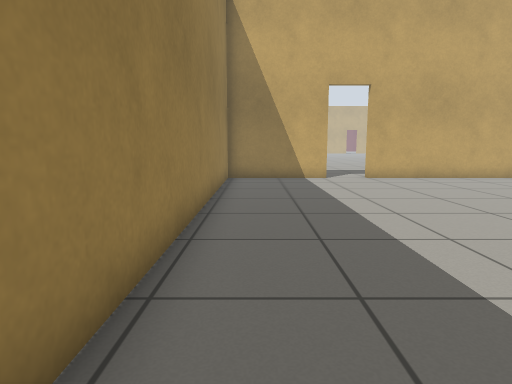
[1] (above)

17 first-person views from a walk through a Gazebo world. The camera is 0.72 m above the floor, tilts 8° down and sees 75° across. The floor is counted in squares, 0.5 m on a side. Each view is taken from the middle of a square. On the plan, view 1 faces up. The plan holds only what a view shows up to about 15 squares ahead; the rest is blank. The place goes on beyond the plan.

[2]
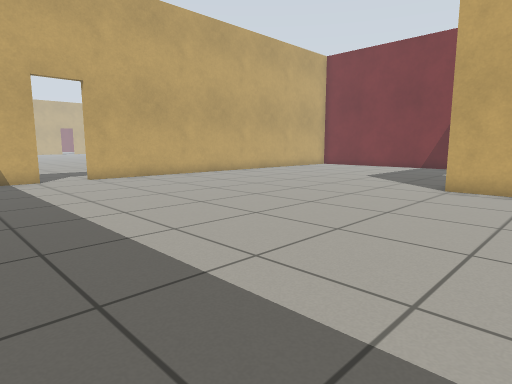

[3]
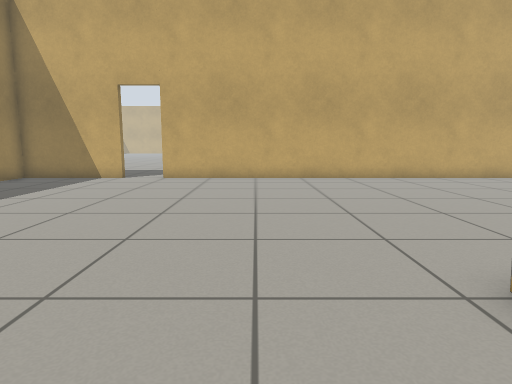

[4]
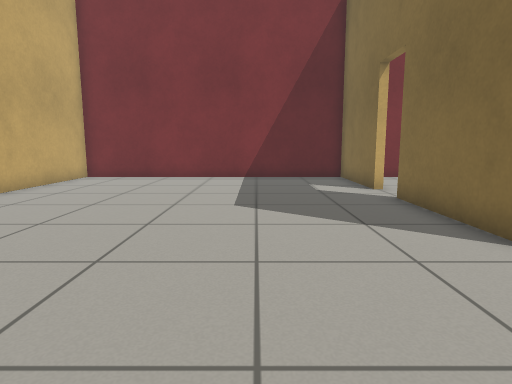

[5]
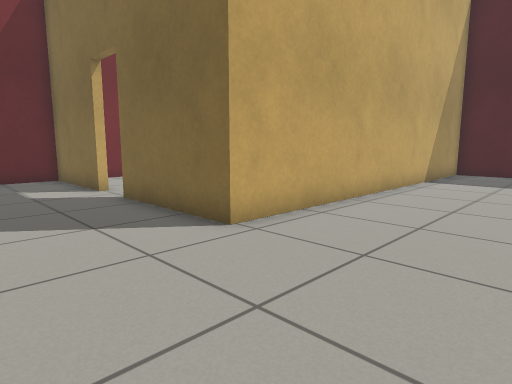

[6]
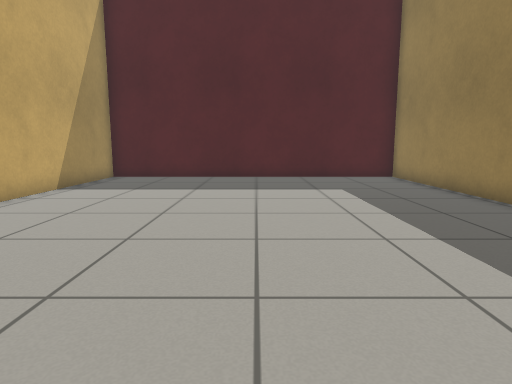

[7]
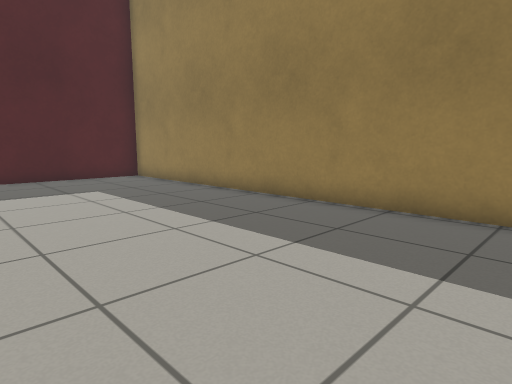

[8]
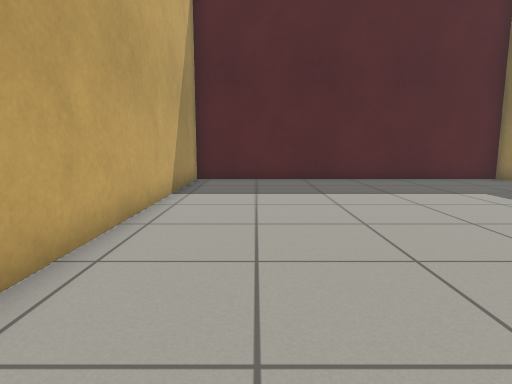

[9]
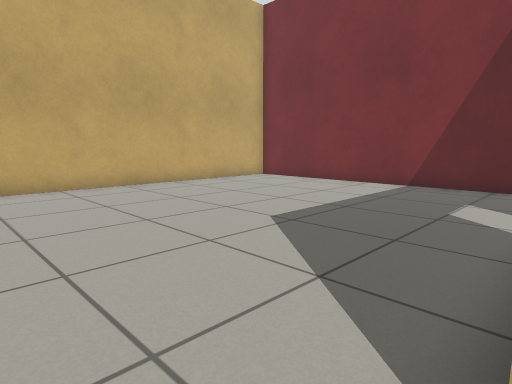

[10]
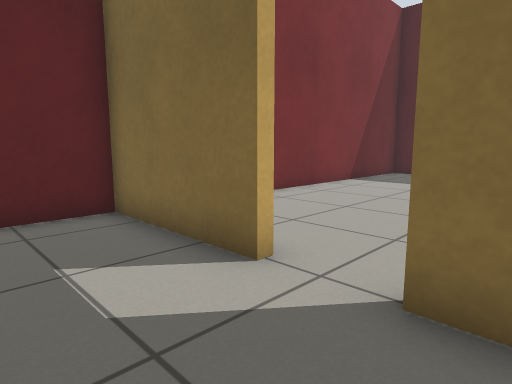

[11]
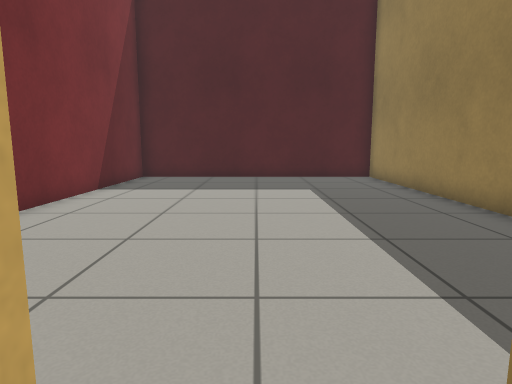

[12]
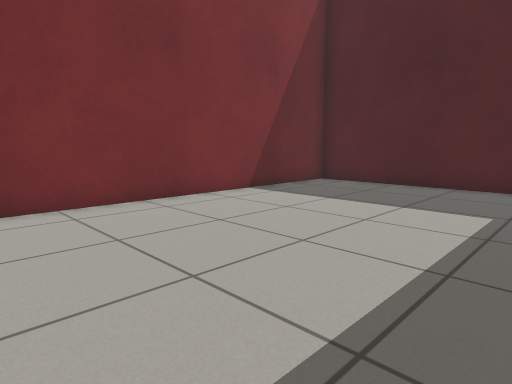

[13]
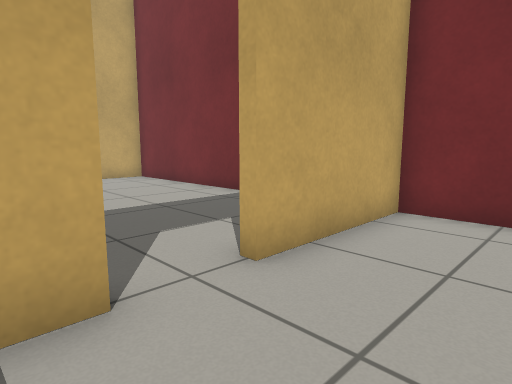

[14]
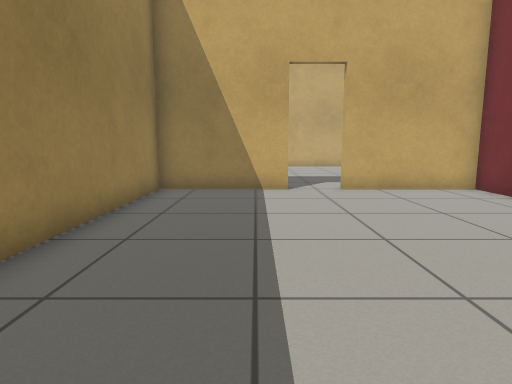

[15]
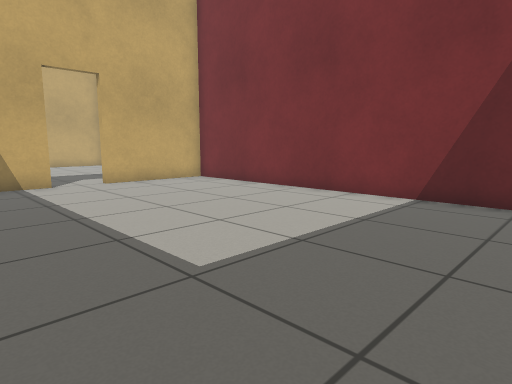

[16]
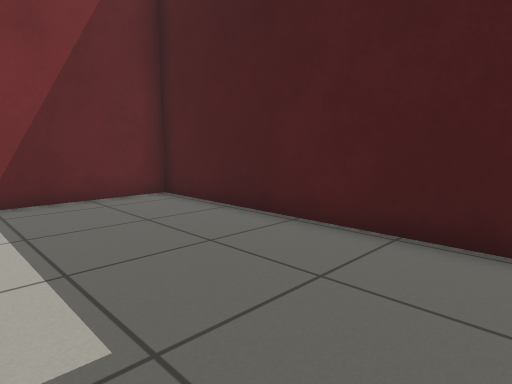

[17]
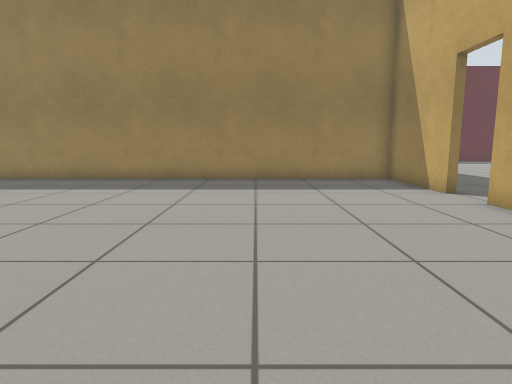

### Floor plan
Points are (right, up) in squares from view 1. A wall is a line through its corners. A room is listed if a view was taken in it or the views show most of it. See-through windows are left out.
Room 1 (views 1, 2, 3, 4, 5, 6, 7, 8, 9, 10, 11, 17)
walls: (17.8, 3.1) (22.2, 3.1) (22.2, 14.7) (4.9, 14.7); (3.1, 14.7) (-1.2, 14.7) (-1.2, -11.2) (11.5, -11.2) (11.5, 3.1) (16.1, 3.1)
ways out: open door at (16.5, 3) to room 2; open door at (4, 15)
Room 2 (views 12, 13, 14, 15, 16)
walls: (16.1, 2.8) (11.8, 2.8) (11.8, -11.2) (22.2, -11.2) (22.2, 2.8) (17.8, 2.8)
ways out: open door at (16.5, 3) to room 1

Where each view was taken, in squares from view 1:
view 1: 0 up, 0 right, facing up
view 2: 0 up, 0 right, facing up-right
view 3: 0 up, 9 right, facing up
view 4: 7 up, 7 right, facing right
view 5: 7 up, 7 right, facing down-right
view 6: 4 up, 5 right, facing down
view 7: 4 up, 6 right, facing down-left
view 8: 3 up, 9 right, facing down
view 9: 3 up, 10 right, facing up-right
view 10: 6 up, 15 right, facing down-right
view 11: 4 up, 17 right, facing down
view 12: 1 up, 14 right, facing down-right
view 13: 0 up, 15 right, facing up-right
view 14: 8 down, 15 right, facing up
view 15: 10 down, 13 right, facing up-right
view 16: 6 down, 13 right, facing down-right
view 17: 9 up, 13 right, facing left
